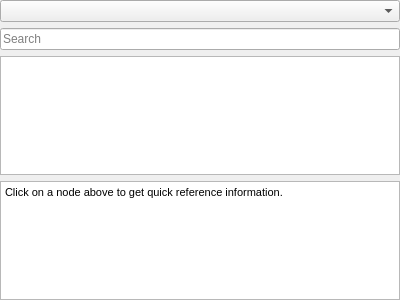
<?xml version="1.0" encoding="UTF-8"?>
<ui version="4.0">
 <class>NodeListForm</class>
 <widget class="QWidget" name="NodeListForm">
  <property name="geometry">
   <rect>
    <x>0</x>
    <y>0</y>
    <width>400</width>
    <height>300</height>
   </rect>
  </property>
  <property name="windowTitle">
   <string>Form</string>
  </property>
  <layout class="QVBoxLayout" name="verticalLayout">
   <property name="leftMargin">
    <number>0</number>
   </property>
   <property name="topMargin">
    <number>0</number>
   </property>
   <property name="rightMargin">
    <number>0</number>
   </property>
   <property name="bottomMargin">
    <number>0</number>
   </property>
   <item>
    <widget class="QComboBox" name="mNodeGroup">
     <property name="insertPolicy">
      <enum>QComboBox::InsertAlphabetically</enum>
     </property>
    </widget>
   </item>
   <item>
    <widget class="QLineEdit" name="mNodeSearch">
     <property name="placeholderText">
      <string>Search</string>
     </property>
     <property name="clearButtonEnabled">
      <bool>true</bool>
     </property>
    </widget>
   </item>
   <item>
    <widget class="QListWidget" name="mNodeList">
     <property name="dragEnabled">
      <bool>true</bool>
     </property>
     <property name="sortingEnabled">
      <bool>true</bool>
     </property>
    </widget>
   </item>
   <item>
    <widget class="QTextBrowser" name="mNodeInfo">
     <property name="html">
      <string>&lt;!DOCTYPE HTML PUBLIC &quot;-//W3C//DTD HTML 4.0//EN&quot; &quot;http://www.w3.org/TR/REC-html40/strict.dtd&quot;&gt;
&lt;html&gt;&lt;head&gt;&lt;meta name=&quot;qrichtext&quot; content=&quot;1&quot; /&gt;&lt;style type=&quot;text/css&quot;&gt;
p, li { white-space: pre-wrap; }
&lt;/style&gt;&lt;/head&gt;&lt;body style=&quot; font-family:'MS Shell Dlg 2'; font-size:8.25pt; font-weight:400; font-style:normal;&quot;&gt;
&lt;p style=&quot; margin-top:0px; margin-bottom:0px; margin-left:0px; margin-right:0px; -qt-block-indent:0; text-indent:0px;&quot;&gt;Click on a node above to get quick reference information.&lt;/p&gt;&lt;/body&gt;&lt;/html&gt;</string>
     </property>
     <property name="openExternalLinks">
      <bool>true</bool>
     </property>
    </widget>
   </item>
  </layout>
 </widget>
 <resources/>
 <connections/>
</ui>
